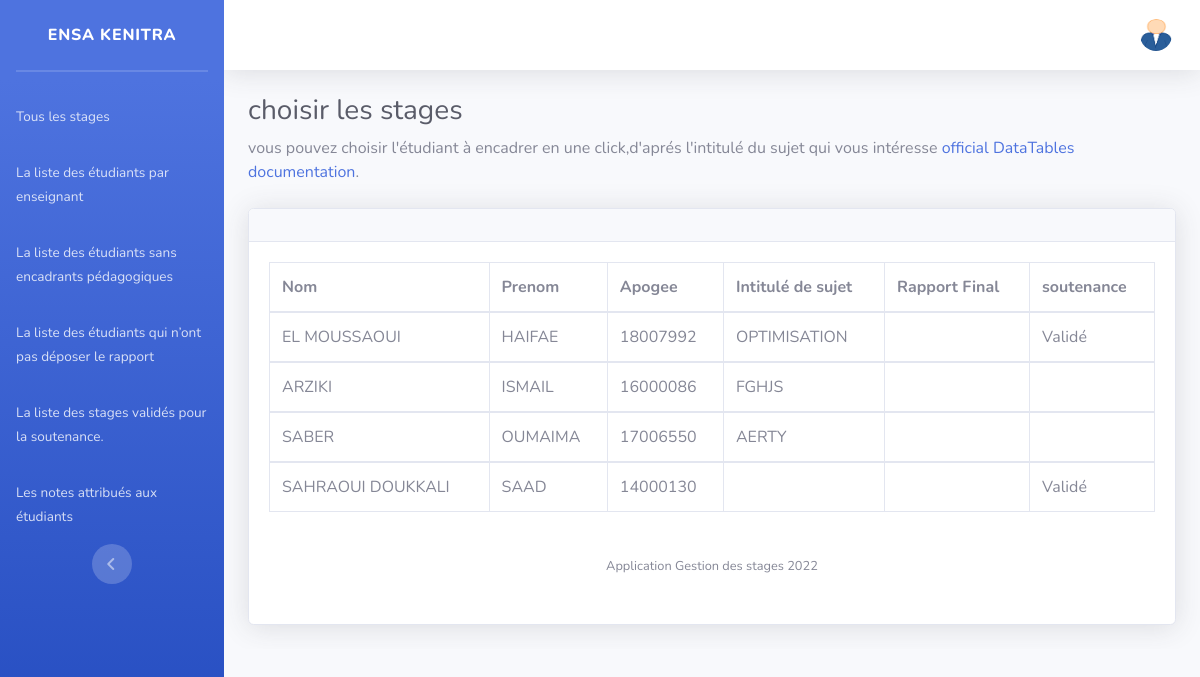
Page /visu_stage_validé.php on the committed database.
### tables this page shows
CREATE TABLE `etudiant` (
  `id` int(11) NOT NULL,
  `diplôme` varchar(7) DEFAULT NULL,
  `apogee` int(8) DEFAULT NULL,
  `nom` varchar(25) DEFAULT NULL,
  `prenom` varchar(19) DEFAULT NULL,
  `email` varchar(41) DEFAULT NULL,
  `mdp` varchar(6) DEFAULT NULL,
  `url` text NOT NULL,
  `id_stage` int(7) DEFAULT NULL
);

CREATE TABLE `stage` (
  `id_stage` int(5) NOT NULL,
  `intituléSujet` varchar(50) DEFAULT NULL,
  `descri` varchar(61) DEFAULT NULL,
  `technologiesUtilisées` varchar(61) DEFAULT NULL,
  `rapportv1` text DEFAULT NULL,
  `rapportv2` text DEFAULT NULL,
  `id_entreprise` int(7) DEFAULT NULL,
  `presentation` text DEFAULT NULL,
  `attestation` text DEFAULT NULL,
  `validation` varchar(30) DEFAULT 'Non Validé',
  `nomEncadrant` varchar(60) DEFAULT NULL,
  `prenomEncadrant` varchar(60) DEFAULT NULL,
  `noteFinal` int(5) DEFAULT NULL,
  `id_enseignant` int(5) DEFAULT NULL,
  `nomBinôme` varchar(100) NOT NULL,
  `prenomBinôme` varchar(100) NOT NULL
);

### visu_stage_validé.php (the view, shortened to what this page needs)
<?php session_start();
include('includes/header.php');
include('includes/navbarAdmin.php');
$conn = mysqli_connect('localhost', 'root', '', 'projetstage') or die('Unable To connect');
try {
    $query = "SELECT * FROM etudiant,stage
    WHERE  etudiant.id_stage=stage.id_stage;";
    $result = $conn->query($query);
?>
    <body id="page-top">
        <div id="wrapper">
            <div id="content-wrapper" class="d-flex flex-column">
                <div id="content">
                    <div class="container-fluid">
                        <h1 class="h3 mb-2 text-gray-800">choisir les stages </h1>
                        <p class="mb-4">vous pouvez choisir l'étudiant à encadrer en une click,d'aprés l'intitulé du sujet qui vous intéresse <a target="_blank" href="https://datatables.net">official DataTables documentation</a>.</p>
                        <div class="card shadow mb-4">
                            <div class="card-header py-3">
                            </div>
                            <div class="card-body">
                                <div class="table-responsive">
                                    <table class="table table-bordered" id="dataTable" width="100%" cellspacing="0">
                                        <thead>
                                            <tr>
                                                <th> Nom </th>
                                                <th>Prenom</th>
                                                <th>Apogee</th>
                                                <th>Intitulé de sujet </th>
                                                <th>Rapport Final </th>
                                                <th>soutenance</th>
                                            </tr>
                                        </thead>
                                        <?php
                                        foreach ($result as $data) {
                                        ?>
                                            <tbody>
                                                <tr>
                                                    <td><?= $data['nom'] ?> </td>
                                                    <td><?= $data['prenom'] ?> </td>
                                                    <td><?= $data['apogee'] ?> </td>
                                                    <td><?= $data['intituléSujet'] ?> </td>
                                                    <td><?= $data['rapportVF'] ?> </td>
                                                    <td><?= $data['validation'] ?> </td>
                                                </tr>
                                            </tbody>
                                        <?php
                                        }
                                        ?>
                                    </table>
                                <?php
                            } catch (PDOException $e) {
                                echo "Error: " . $e->getMessage();
                            }
                            include('includes/footer.php');
                                ?>

### rows in the picture
etudiant: nom "EL MOUSSAOUI", prenom "HAIFAE", apogee "18007992", id_stage.intituléSujet "OPTIMISATION", id_stage.validation "Validé"
etudiant: nom "ARZIKI", prenom "ISMAIL", apogee "16000086", id_stage.intituléSujet "FGHJS"
etudiant: nom "SABER", prenom "OUMAIMA", apogee "17006550", id_stage.intituléSujet "AERTY"
etudiant: nom "SAHRAOUI DOUKKALI", prenom "SAAD", apogee "14000130", id_stage.validation "Validé"
